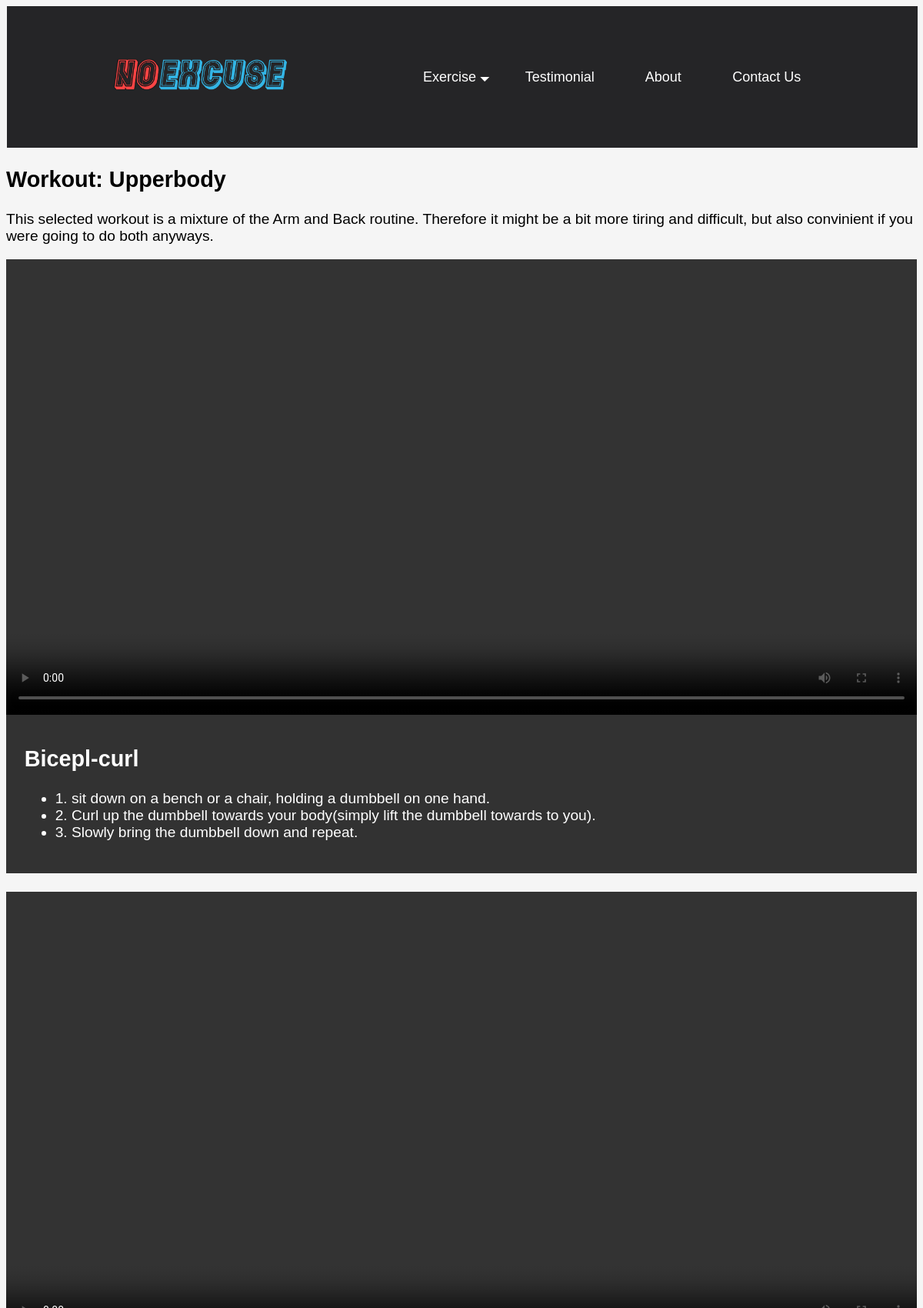
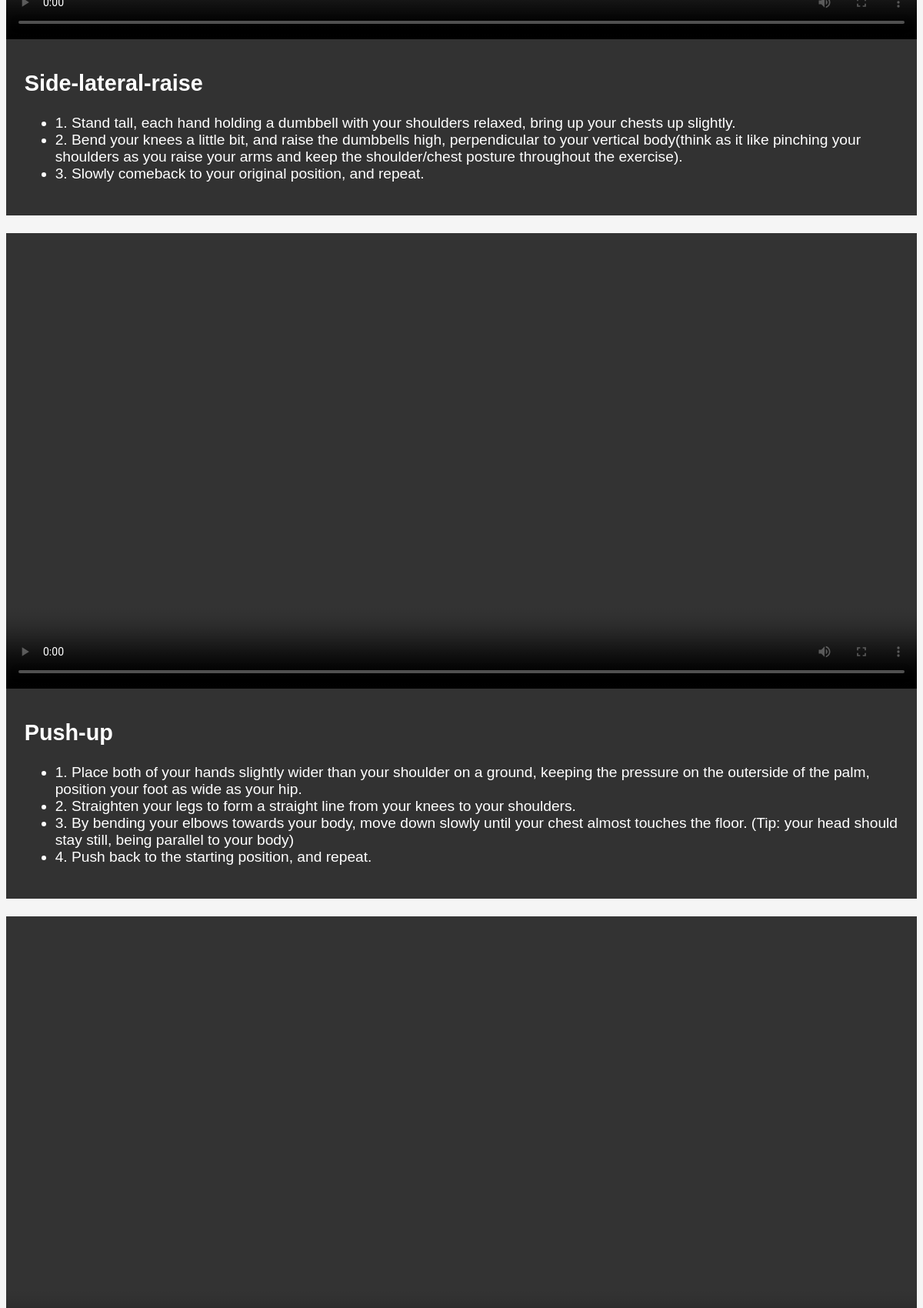
Page /exercisenow/3 (upper part) on the committed database (2 pictures, top to bottom).
### tables this page shows
CREATE TABLE Routine (id INTEGER PRIMARY KEY AUTOINCREMENT, name TEXT, description TEXT);

CREATE TABLE Exercise (id INTEGER PRIMARY KEY AUTOINCREMENT, name TEXT, weight INTEGER, description TEXT);

### app.py (the view)
@app.route('/exercisenow/<int:id>')
def exercisenow(id):
    exercisenow = sqlite_conn('database.db', 'SELECT Exercise.name, Exercise.description FROM ExerciseRoutine INNER JOIN Exercise ON ExerciseRoutine.Exercise=Exercise.id WHERE ExerciseRoutine.Routine= (SELECT id FROM Routine WHERE id = {})'.format(id))
    description = sqlite_conn('database.db', 'SELECT Routine.description FROM Routine WHERE id == {};'.format(id), True)
    if exercisenow != [] and description != None:
        return render_template('exercisenow.html', exercisenow=exercisenow, description=description[0])
    else: #if a person tries to get an information that isn't in the database through url, error 404 page is shown
        abort(404)

### app.py (called while the page is built)
def sqlite_conn(database, query, single=False):
    conn = sqlite3.connect(database)
    cur = conn.cursor()
    cur.execute(query)
    results = cur.fetchone() if single else cur.fetchall()
    conn.close()
    return results

### templates/exercisenow.html (shortened to what this page needs)
{% extends 'layout.html' %}
{% block content %}
<div class="exercise_layout">
    {{description|safe}}
    {% for exercise in exercisenow %}
    <div class="exercise_layout_element">
        <div class="exercise_layout_element_vid">
            <video controls><source src="/static/Exercise_Video/{{exercise[0]}}.mp4" type="video/mp4"></video>
        </div>
        <div class="exercise_layout_element_text">
            <div class="exercise_layout_element_text_desc">
                <p>{{exercise[1]|safe}} </p>
            </div>
        </div>
    </div>
    {% endfor %}
</div>
{% endblock %}

### static/css/style.css (style rules this page uses)
html { box-sizing: border-box; margin: 0; padding: 0; background-color:whitesmoke; font-family: Verdana, Tahoma, sans-serif; }
.exercise_layout { overflow: auto; width: 90%; height: auto; margin: 0 0 0 5%; }
.exercise_layout_element { display: flex; max-height: 600px; }
.exercise_layout_element_text { width: 30%; float: left; height: auto; background-color: rgb(50, 50, 50); margin-bottom: 1.25%; padding: 5%; color: white; }
.exercise_layout_element_text_desc { width: 100%; height: 100%; justify-content: center; overflow: auto; }
.exercise_layout_element_vid { width:60%; float: left; height: auto; margin-bottom: 1%; }
.exercise_layout video { width: 100%; }
.gridview_layout *, .gridview_layout *::after, *::before { margin: 0; padding: 0; box-sizing: border-box; }
@media screen and (max-width : 1550px) { .exercise_layout_element_text { width: 38%; padding: 1%; } }
@media screen and (max-width : 1440px) { .exercise_layout_element_text { width: 96%; margin: 0 0 2% 0; padding: 2%; } }
@media screen and (max-width : 1440px) { .exercise_layout_element { display: block; } }
@media screen and (max-width : 1440px) { .exercise_layout_element_vid { width: 100%; margin-bottom: -1%; } }
@media screen and (max-width : 1440px) { .exercise_layout { width: 100%; margin: 0; } }
@media screen and (max-width : 1440px) { .nav, .gridview_layout, .exercise_layout, .home_txtnexttoimg, .home_txtoverimg, .information_layout { font-size: larger; } }

### rows in the picture
Routine: description "Workout: Upperbody This selected workout is a mixture of the Arm and Back routine. Therefore it might be a bit more tiring and difficult, but also convinient if you were going to do both anyways."
Exercise: description "Bicepl-curl 1. sit down on a bench or a chair, holding a dumbbell on one hand. 2. Curl up the dumbbell towards your body(simply lift the dumbbell towards to you). 3. Slowly bring the dumbbell down and repeat."
Exercise: description "Side-lateral-raise 1. Stand tall, each hand holding a dumbbell with your shoulders relaxed, bring up your chests up slightly. 2. Bend your knees a little bit, and raise the dumbbells high, perpendicular to your vertical body(think as it like pinching your shoulders as you raise your arms and keep the shoulder/chest posture throughout the exercise). 3. Slowly comeback to your original position, and repeat."
Exercise: description "Push-up 1. Place both of your hands slightly wider than your shoulder on a ground, keeping the pressure on the outerside of the palm, position your foot as wide as your hip. 2. Straighten your legs to form a straight line from your knees to your shoulders. 3. By bending your elbows towards your body, move down slowly until your chest almost touches the floor. (Tip: your head should stay still, being parallel to your body) 4. Push back to the starting position, and repeat."
